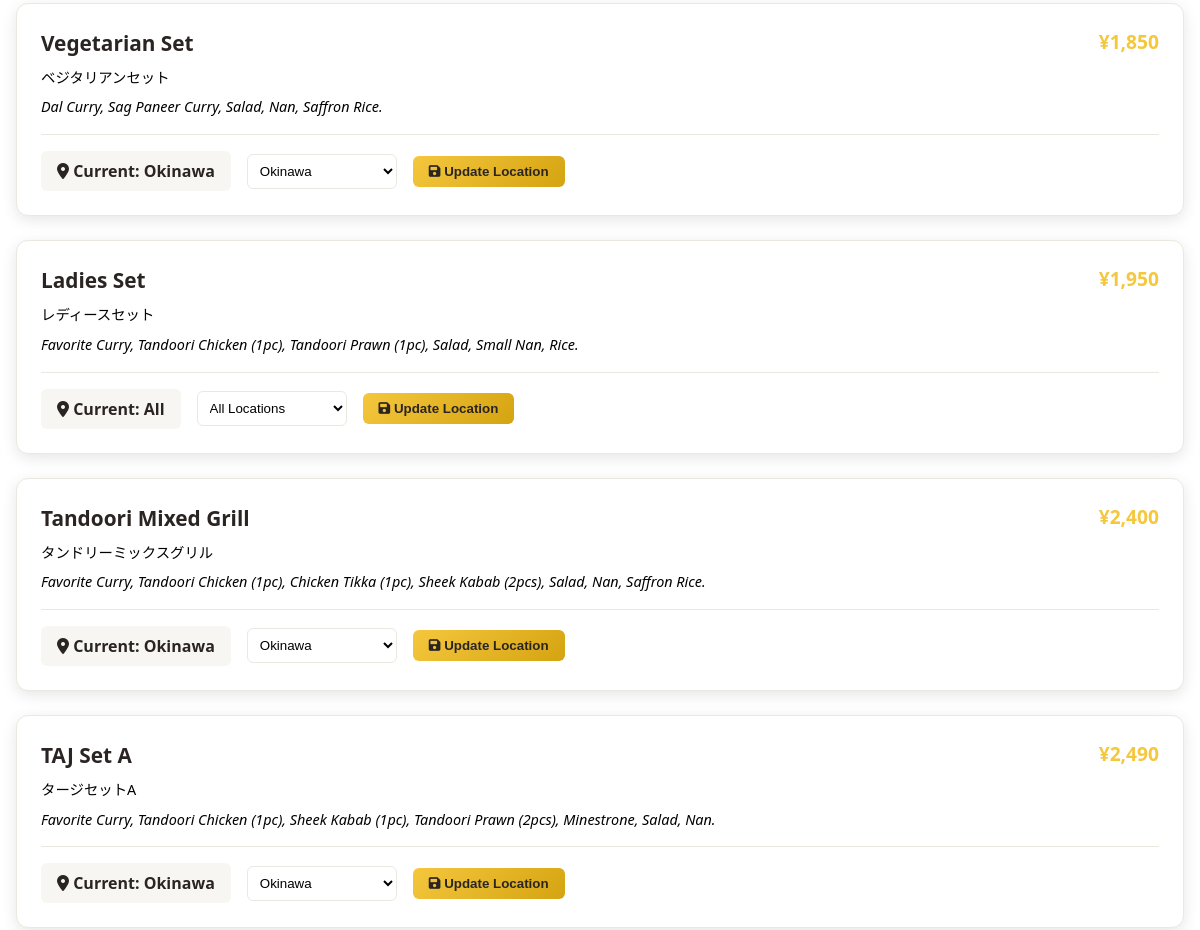
/admin/set-menus (middle part), run on an earlier commit of the app's database.
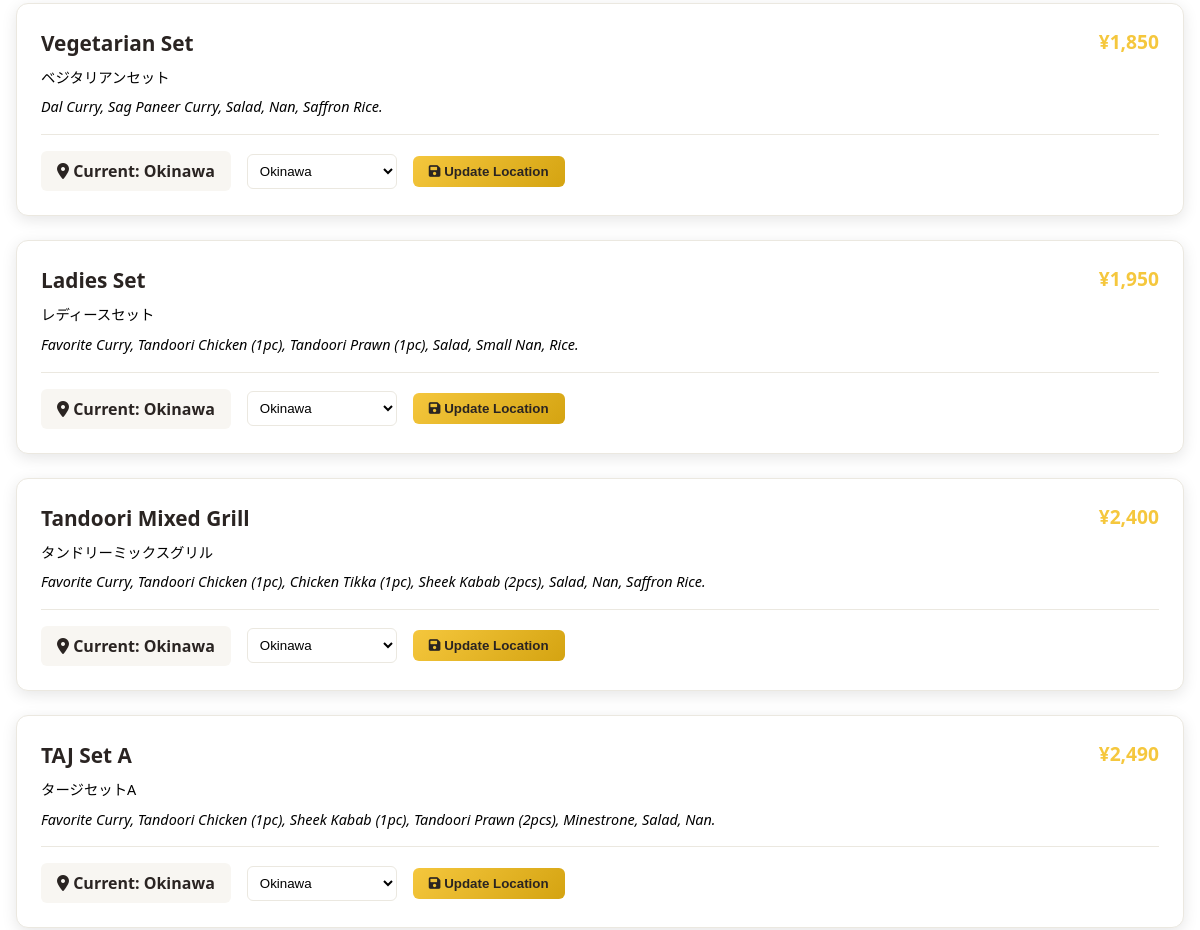
And on a later commit of the database.
### tables this page shows
CREATE TABLE menu_sets (
                    id INTEGER PRIMARY KEY AUTOINCREMENT,
                    name_en TEXT NOT NULL,
                    name_jp TEXT NOT NULL,
                    description_en TEXT,
                    description_jp TEXT,
                    price INTEGER NOT NULL,
                    image_url TEXT,
                    is_available BOOLEAN DEFAULT 1,
                    sort_order INTEGER DEFAULT 0,
                    created_at TIMESTAMP DEFAULT CURRENT_TIMESTAMP
                , restaurant_location TEXT NOT NULL DEFAULT "all");

### app.py (the view)
@app.route('/admin/set-menus')
def admin_set_menus():
    set_menus = db.get_all_set_menus()
    return render_template('admin_set_menus.html', set_menus=set_menus)

### database.py (called while the page is built)
    def get_all_set_menus(self) -> List[Dict]:
        with sqlite3.connect(self.db_path) as conn:
            conn.row_factory = sqlite3.Row
            cursor = conn.cursor()
            cursor.execute('''
                SELECT * FROM menu_sets
                ORDER BY sort_order, name_en
            ''')
            return [dict(row) for row in cursor.fetchall()]

### templates/admin_set_menus.html (shortened to what this page needs)
<!DOCTYPE html>
<html lang="en">
<head>
    <link rel="stylesheet" href="{{ url_for('static', filename='css/style.css') }}">
    <link rel="stylesheet" href="https://cdnjs.cloudflare.com/ajax/libs/font-awesome/6.0.0/css/all.min.css">
</head>
<body>
    <div class="admin-container">
        {% if set_menus %}
            {% for set_menu in set_menus %}
            <div class="set-menu-card">
                <div class="set-menu-header">
                    <div class="set-menu-info">
                        <h3>{{ set_menu.name_en }}</h3>
                        <p>{{ set_menu.name_jp }}</p>
                        {% if set_menu.description_en %}
                        <p style="margin-top: 0.5rem; font-style: italic;">{{ set_menu.description_en }}</p>
                        {% endif %}
                    </div>
                    <div class="set-menu-price">¥{{ "{:,}".format(set_menu.price) }}</div>
                </div>
                <div class="location-form">
                    <div class="current-location">
                        <i class="fas fa-map-marker-alt"></i>
                        Current: <strong>{{ set_menu.restaurant_location.title() }}</strong>
                    </div>
                    <form method="POST" action="{{ url_for('update_set_menu_location', set_id=set_menu.id) }}" style="display: flex; gap: 1rem; align-items: center; flex-wrap: wrap;">
                        <select name="restaurant_location" class="location-select" required>
                            <option value="all" {% if set_menu.restaurant_location == 'all' %}selected{% endif %}>All Locations</option>
                            <option value="okinawa" {% if set_menu.restaurant_location == 'okinawa' %}selected{% endif %}>Okinawa</option>
                        </select>
                        <button type="submit" class="update-btn">
                            <i class="fas fa-save"></i> Update Location
                        </button>
                    </form>
                </div>
            </div>
            {% endfor %}
        {% else %}
            <div class="empty-state">
                <i class="fas fa-utensils"></i>
                <h3>No Set Menus Found</h3>
                <p>There are no set menus in the database yet.</p>
            </div>
        {% endif %}
    </div>
</body>
</html>

### templates/admin_set_menus.html (style rules this page uses)
.admin-container { max-width: 1200px; margin: 2rem auto; padding: 0 1rem; }
.set-menu-card { background: white; border-radius: 12px; padding: 1.5rem; margin-bottom: 1.5rem; box-shadow: 0 4px 15px rgba(0, 0, 0, 0.1); border: 1px solid hsl(var(--border)); }
.set-menu-header { display: flex; justify-content: space-between; align-items: flex-start; margin-bottom: 1rem; }
.set-menu-info h3 { margin: 0 0 0.5rem 0; color: hsl(var(--luxury-black)); font-size: 1.3rem; }
.set-menu-info p { margin: 0; color: hsl(var(--text-secondary)); font-size: 0.9rem; }
.set-menu-price { font-size: 1.2rem; font-weight: 700; color: hsl(var(--luxury-gold)); }
.location-form { display: flex; gap: 1rem; align-items: center; flex-wrap: wrap; margin-top: 1rem; padding-top: 1rem; border-top: 1px solid hsl(var(--border)); }
.location-select { padding: 0.5rem; border: 1px solid hsl(var(--border)); border-radius: 6px; background: white; min-width: 150px; }
.update-btn { background: linear-gradient(135deg, hsl(var(--luxury-gold)), hsl(var(--luxury-gold-dark))); color: hsl(var(--luxury-black)); padding: 0.5rem 1rem; border: none; border-radius: 6px; cursor: pointer; font-weight: 600; transition: var(--transition-smooth); }
.current-location { background: hsl(var(--luxury-cream)); padding: 0.5rem 1rem; border-radius: 6px; font-weight: 600; color: hsl(var(--luxury-black)); }

What changed in the data, as far as the page shows it:
changed menu_sets "Ladies Set": restaurant_location "All" → "Okinawa"; restaurant_location "All Locations" → "Okinawa"
